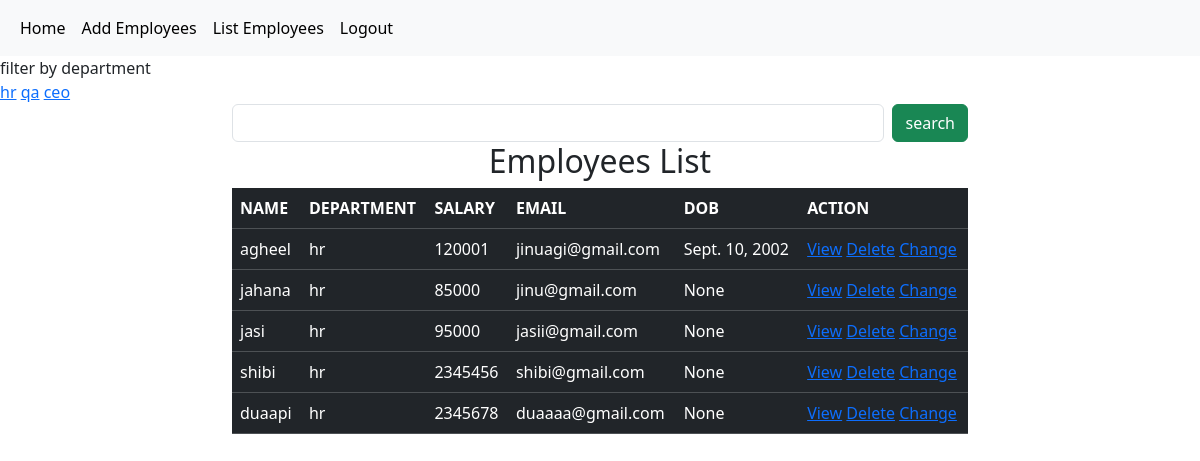
/employees/all?department=hr (signed in), run on the app's committed database.
### crm/models.py (models this page shows, shortened)
class Employees(models.Model):
    name=models.CharField(max_length=200)
    department=models.CharField(max_length=200)
    salary=models.PositiveIntegerField()
    email=models.EmailField(unique=True)
    contact=models.CharField(max_length=20,null=True)
    age=models.PositiveIntegerField(null=True)
    profilepic=models.ImageField(upload_to="image",null=True,blank=True)
    dob=models.DateField(null=True,blank=True)

### crm/views.py (the view, shortened to what this page needs)
# urls.py: path('employees/all',views.EmployeeListView.as_view(),name="emp_all"),
@method_decorator(signin_required,name="dispatch")
class EmployeeListView(View):
    def get(self,request,*args,**kwargs):
        qs=Employees.objects.all()
        departments=Employees.objects.all().values_list("department",flat=True).distinct()
        print(departments)
        if "department" in request.GET:
            dept=request.GET.get("department")
            qs=qs.filter(department__iexact=dept)
        return render(request,"emp_list.html",{"data":qs,"departments":departments})

### crm/views.py (called while the page is built)
def signin_required(fn):
    def wrapper(request,*args,**kwargs):
        if not request.user.is_authenticated:
            messages.error(request,"Invalid Session")
            return redirect("signin")
        else:
            return fn(request,*args,**kwargs)
    return wrapper

### crm/templates/emp_list.html (shortened to what this page needs)
{%extends 'base.html'%}
{%block body_block%}
<div>
    <div>
    filter by department
    </div>
    {%for dep in departments%}
        <a href="{%url 'emp_all'%}?department={{dep}}">{{dep}}</a>
    {%endfor%}
</div>
<div class="container">
    <div class="row">
        <div class="col-2"></div>
        <div class="col-8">
            <form action="" method="post">
                <div class="d-flex">
                    <input type="text" name="box" class="form-control me-2">
                    <button type="submit" class="btn btn-success">search</button>
                </div>
            </form>
        </div>
        <div class="col-2"></div>
    </div>
</div>
<h2><center>Employees List</center></h2>
<div class="container">
    <div class="row">
        <div class="col-2"></div>
        <div class="col-8">
            <table class="table table-dark table-stripped caption-top">
                <tr>
                    <td><strong>NAME</strong></td>
                    <td><strong>DEPARTMENT</strong></td>
                    <td><strong>SALARY</strong></td>
                    <td><strong>EMAIL</strong></td>
                    <td><strong>DOB</strong></td>
                    <td><strong>ACTION</strong></td>
                </tr>
                {%for emp in data%}
                  <tr>
                    <td>{{emp.name}}</td>
                    <td>{{emp.department}}</td>
                    <td>{{emp.salary}}</td>
                    <td>{{emp.email}}</td>
                    <td>{{emp.dob}}</td>
                    <td>
                        <a href="{%url 'emp_details' emp.id%}">View</a>
                        <a href="{%url 'emp_delete' emp.id%}">Delete</a>
                        <a href="{%url 'emp_edit' emp.id%}">Change</a>
                    </td>
                  </tr>
                {%endfor%}
            </table>
        </div>
        <div class="col-2"></div>
    </div>
</div>
{%endblock%}

### data on the page
Employees: name "agheel", department "hr", salary "120001", email "jinuagi@gmail.com", dob "Sept. 10, 2002"
Employees: name "jahana", department "hr", salary "85000", email "jinu@gmail.com", dob "None"
Employees: name "jasi", department "hr", salary "95000", email "jasii@gmail.com", dob "None"
Employees: name "shibi", department "hr", salary "2345456", email "shibi@gmail.com", dob "None"
Employees: name "duaapi", department "hr", salary "2345678", email "duaaaa@gmail.com", dob "None"

### other printed values
{{ dep }} "hr" "qa" "ceo"
